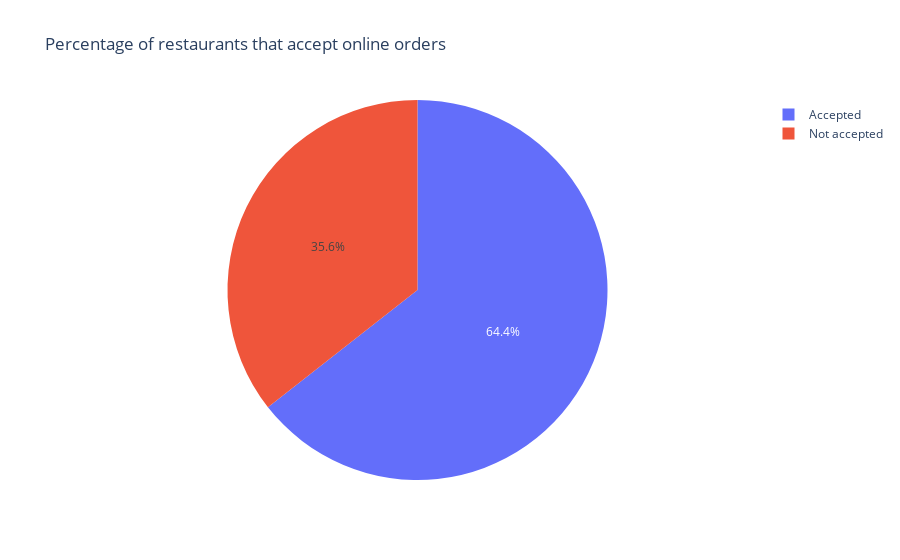

The notebook cell this image was saved under:
### Code cell
px.pie(df,values=x,names=labels,title='Percentage of restaurants that accept online orders')

### Figure 1 — Plotly figure (JSON) as saved in the notebook; plotly's stock layout.template omitted (floating-point values rounded to 4 significant figures)
{"data": [{"domain": {"x": [0, 1], "y": [0, 1]}, "hovertemplate": "label=%{label}<br>value=%{value}<extra></extra>", "labels": ["Accepted", "Not accepted"], "legendgroup": "", "name": "", "showlegend": true, "type": "pie", "values": [28308, 15634]}], "layout": {"legend": {"tracegroupgap": 0}, "title": {"text": "Percentage of restaurants that accept online orders"}}}
